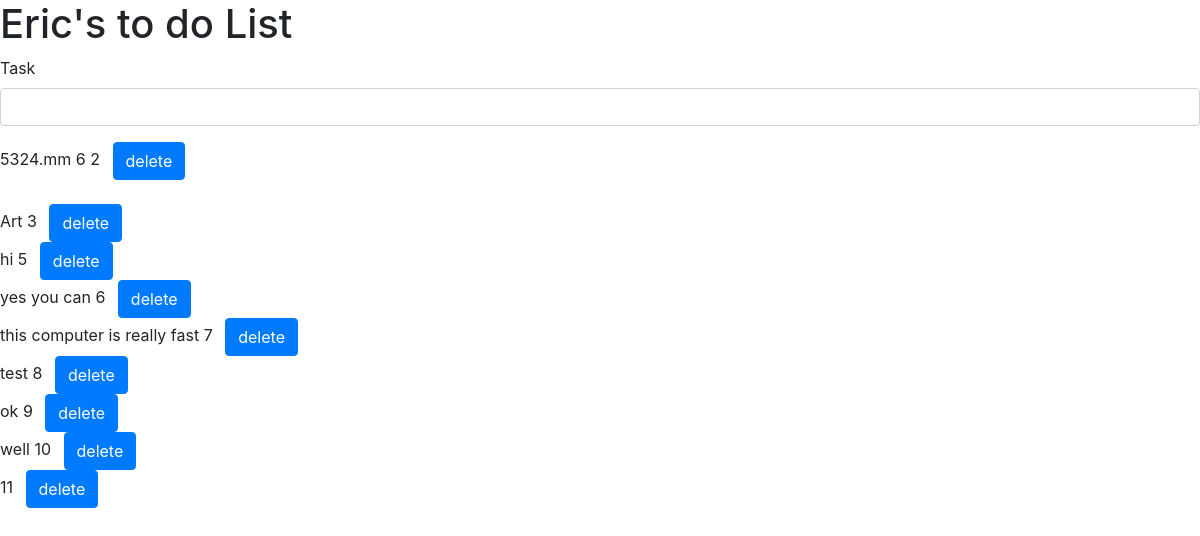
Before: / with the older database file.
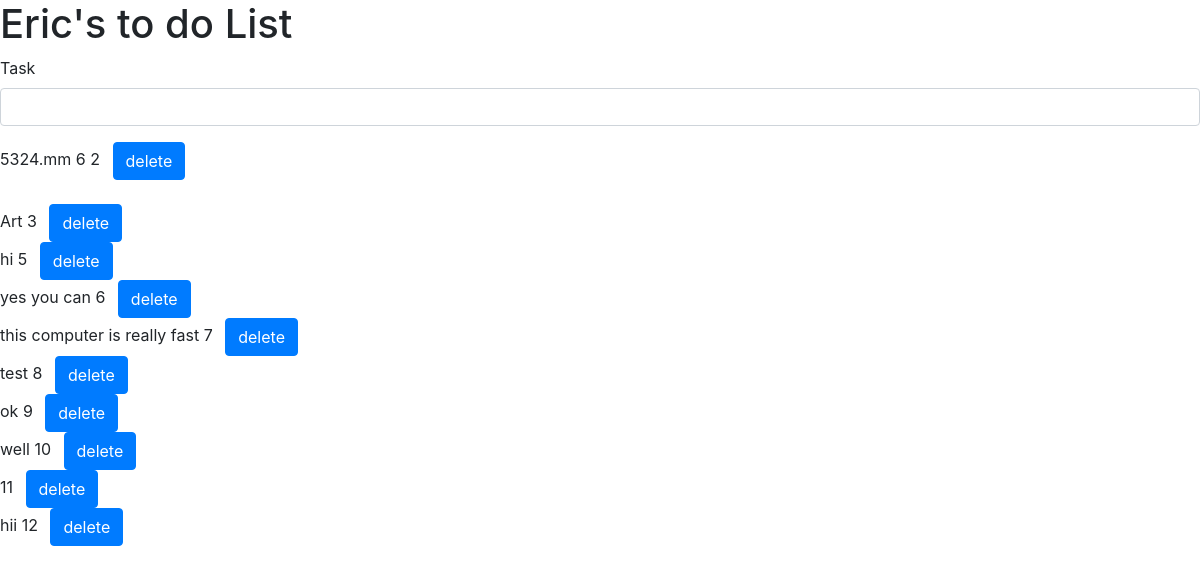
After: the same page with the newer database file.
### todo/models.py (models this page shows, shortened)
class TodoList(models.Model):
    item=models.CharField(max_length=50, unique=True)

### todo/views.py (the view)
# urls.py: url(r'^$', views.task, name='home'),
def task(request):
    items=TodoList.objects.all()
    if request.method=='POST':
        item=request.POST['task']
        task = TodoList.objects.create(
            item=item
        )
        return redirect('task')
    return render(request,'home.html', {'items': items})

### templates/home.html (shortened to what this page needs)
<html>
    <head>
        <link rel="stylesheet" href="https://stackpath.bootstrapcdn.com/bootstrap/4.1.3/css/bootstrap.min.css">
    </head>
    <body>
        <h1>Eric's to do List</h1>
        <form method="post">
            <div class="form-group">
                <label for="id_task">Task</label>
                <input type="text" class= "form-control" id = "id_task" name='task'>
            </div>
            <div>{% for stuff in items %}
                {{stuff.item}}
                {{stuff.pk}}
                <a href="{% url 'task' %}{{stuff.pk}}" class="btn btn-primary ml-2">delete</a></div>
            <br>
            {% endfor %}
        </form>
    </body>
</html>

Changed rows visible on the page:
added TodoList: item "hii", pk "12"
